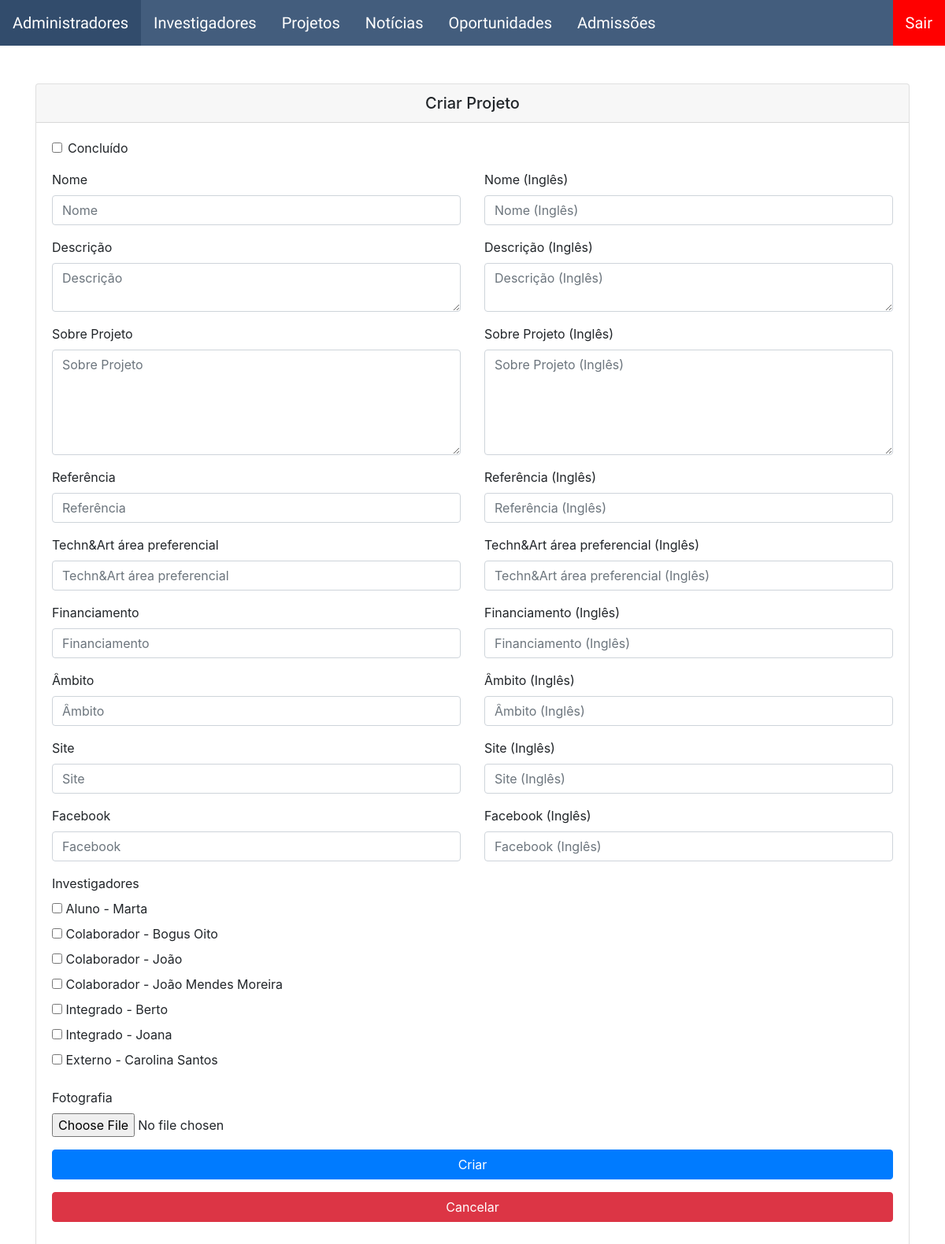
The page /backoffice/projetos/create.php (signed in) on the database its author committed.
### tables this page shows
CREATE TABLE `investigadores` (
  `id` int(11) NOT NULL,
  `nome` varchar(100) NOT NULL,
  `email` varchar(100) NOT NULL,
  `ciencia_id` varchar(100) NOT NULL,
  `sobre` mediumtext NOT NULL,
  `sobre_en` mediumtext NOT NULL,
  `tipo` varchar(100) NOT NULL,
  `fotografia` varchar(100) NOT NULL,
  `areasdeinteresse` mediumtext NOT NULL,
  `areasdeinteresse_en` mediumtext NOT NULL,
  `orcid` varchar(255) NOT NULL,
  `scholar` varchar(255) NOT NULL,
  `research_gate` varchar(255) NOT NULL,
  `scopus_id` varchar(255) NOT NULL,
  `password` varchar(255) NOT NULL,
  `ultimologin` datetime DEFAULT NULL
);

### backoffice/projetos/create.php (the view, shortened to what this page needs)
<?php
require "../config/basedados.php";
?>
<link href="https://stackpath.bootstrapcdn.com/bootstrap/4.5.2/css/bootstrap.min.css" rel="stylesheet">
<div class="container-xl mt-5 mb-5">
    <div class="card">
        <h5 class="card-header text-center">Criar Projeto</h5>
        <div class="card-body">
            <form role="form" data-toggle="validator" action="create.php" method="post" enctype="multipart/form-data">
                <div class="form-group">
                    <div class="form-check">
                        <input class="form-check-input" type="checkbox" value="1" id="concluido" name="concluido">
                        <label class="form-check-label" for="concluido">
                            Concluído
                        </label>
                    </div>
                </div>
                <div class="row">
                    <div class="col">
                        <div class="form-group">
                            <label>Nome</label>
                            <input type="text" placeholder="Nome" minlength="1" required maxlength="100" data-error="Por favor introduza um nome válido" name="nome" class="form-control" id="inputName">
                        </div>
                    </div>
                    <div class="col">
                        <div class="form-group">
                            <label>Nome (Inglês)</label>
                            <input type="text" placeholder="Nome (Inglês)" maxlength="100" data-error="Please enter a valid English name" name="nome_en" class="form-control" id="inputNameEn">
                        </div>
                    </div>
                </div>
                <div class="row">
                    <div class="col">
                        <div class="form-group">
                            <label>Descrição</label>
                            <textarea class="form-control" placeholder="Descrição" minlength="1" required maxlength="100" data-error="Por favor introduza uma descrição" id="inputDescricao" name="descricao"></textarea>
                        </div>
                    </div>
                    <div class="col">
                        <div class="form-group">
                            <label>Descrição (Inglês)</label>
                            <textarea class="form-control" placeholder="Descrição (Inglês)" maxlength="100" id="inputDescricaoEn" name="descricao_en"></textarea>
                        </div>
                    </div>
                </div>
                <div class="row">
                    <div class="col halfCol">
                        <div class="form-group">
                            <label>Sobre Projeto</label>
                            <textarea class="form-control ck_replace" placeholder="Sobre Projeto" cols="30" rows="5" data-error="Por favor introduza um 'sobre projeto'" id="inputSobreProjeto" name="sobreprojeto"></textarea>
                        </div>
                    </div>
                    <div class="col halfCol">
                        <div class="form-group">
                            <label>Sobre Projeto (Inglês)</label>
                            <textarea class="form-control ck_replace" placeholder="Sobre Projeto (Inglês)" cols="30" rows="5" id="inputSobreProjetoEn" name="sobreprojeto_en"></textarea>
                        </div>
                    </div>
                </div>
                <div class="row">
                    <div class="col">
                        <div class="form-group">
                            <label>Referência</label>
                            <input type="text" required minlength="1" placeholder="Referência" maxlength="100" data-error="Por favor introduza uma referência válida" class="form-control" id="inputReferencia" name="referencia">
                        </div>
                    </div>
                    <div class="col">
                        <div class="form-group">
                            <label>Referência (Inglês)</label>
                            <input type="text" placeholder="Referência (Inglês)" maxlength="100" class="form-control" id="inputReferenciaEn" name="referencia_en">
                        </div>
                    </div>
                </div>
                <div class="row">
                    <div class="col">
                        <div class="form-group">
                            <label>Techn&Art área preferencial</label>
                            <input type="text" placeholder="Techn&Art área preferencial" minlength="1" required maxlength="255" data-error="Por favor introduza uma área preferencial" class="form-control" id="inputAreaPreferencial" name="areapreferencial">
                        </div>
                    </div>
                    <div class="col">
                        <div class="form-group">
                            <label>Techn&Art área preferencial (Inglês)</label>
                            <input type="text" placeholder="Techn&Art área preferencial (Inglês)" maxlength="255" class="form-control" id="inputAreaPreferencialEn" name="areapreferencial_en">
                        </div>
                    </div>
                </div>
                <div class="row">
                    <div class="col">
                        <div class="form-group">
                            <label>Financiamento</label>
                            <input type="text" placeholder="Financiamento" minlength="1" required maxlength="20" data-error="Por favor introduza um financiamento válido" válido class="form-control" id="inputFinanciamento" name="financiamento">
                        </div>
                    </div>
                    <div class="col">
                        <div class="form-group">
                            <label>Financiamento (Inglês)</label>
                            <input type="text" placeholder="Financiamento (Inglês)" maxlength="20" class="form-control" id="inputFinanciamentoEn" name="financiamento_en">
                        </div>
                    </div>
                </div>
                <div class="row">
                    <div class="col">
                        <div class="form-group">
                            <label>Âmbito</label>
                            <input type="text" placeholder="Âmbito" minlength="1" required maxlength="100" data-error="Por favor introduza um âmbito válido" class="form-control" id="inputAmbito" name="ambito">
                        </div>
                    </div>
                    <div class="col">
                        <div class="form-group">
                            <label>Âmbito (Inglês)</label>
                            <input type="text" placeholder="Âmbito (Inglês)" maxlength="100" class="form-control" id="inputAmbitoEn" name="ambito_en">
                        </div>
                    </div>
                </div>
                <div class="row">
                    <div class="col">
                        <div class="form-group">
                            <label>Site</label>
                            <input type="text" placeholder="Site" minlength="1" maxlength="100" data-error="Por favor introduza um site válido" class="form-control" id="inputSite" name="site">
                        </div>
                    </div>
                    <div class="col">
                        <div class="form-group">
                            <label>Site (Inglês)</label>
                            <input type="text" placeholder="Site (Inglês)" maxlength="100" class="form-control" id="inputSiteEn" name="site_en">
                        </div>
                    </div>
                </div>
                <div class="row">
                    <div class="col">
                        <div class="form-group">
                            <label>Facebook</label>
                            <input type="text" placeholder="Facebook" minlength="1" maxlength="100" data-error="Por favor introduza um link válido para o Facebook" class="form-control" id="inputFacebook" name="facebook">
                        </div>
                    </div>
                    <div class="col">
                        <div class="form-group">
                            <label>Facebook (Inglês)</label>
                            <input type="text" placeholder="Facebook (Inglês)" maxlength="100" class="form-control" id="inputFacebookEn" name="facebook_en">
                        </div>
                    </div>
                </div>
                <div class="form-group">
                    <label>Investigadores</label><br>
                    <?php
                    $sql = "SELECT id, nome, tipo FROM investigadores
                        ORDER BY CASE WHEN tipo = 'Externo' THEN 1 ELSE 0 END, tipo, nome;";
                    $result = mysqli_query($conn, $sql);
                    if (mysqli_num_rows($result) > 0) {
                        while ($row = mysqli_fetch_assoc($result)) { ?>
                            <input type="checkbox" name="investigadores[]" value="<?= $row["id"] ?>">
                            <label><?= $row["tipo"] . " - " .  $row["nome"] ?></label><br>
                    <?php }
                    } ?>
                </div>
                <div class="form-group">
                    <label>Fotografia</label>
                    <input accept="image/*" type="file" onchange="previewImg(this);" required accept="image/*" class="form-control-file" id="inputFotografia" name="fotografia">
                </div>
                <div class="form-group mb-3">
                    <button type="submit" class="btn btn-primary btn-block">Criar</button>
                </div>
                <div class="form-group">
                    <button type="button" onclick="window.location.href = 'index.php'" class="btn btn-danger btn-block">Cancelar</button>
                </div>
            </form>
        </div>
    </div>
</div>

### backoffice/projetos/create.php (style rules this page uses)
.halfCol { max-width: 50%; display: inline-block; vertical-align: top; height: fit-content; }

### rows shown on the page
investigadores: tipo "Aluno", nome "Marta"
investigadores: tipo "Colaborador", nome "Bogus Oito"
investigadores: tipo "Colaborador", nome "João"
investigadores: tipo "Colaborador", nome "João Mendes Moreira"
investigadores: tipo "Integrado", nome "Berto"
investigadores: tipo "Integrado", nome "Joana"
investigadores: tipo "Externo", nome "Carolina Santos"
